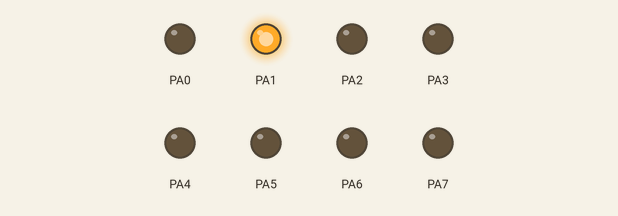
A program run on a simulated ATmega128, built with avr-gcc and emulated at 16 MHz. On the bench: output pins drawn as LEDs (lit = HIGH).

Above: at 0.25 s.
At 0.9 s:
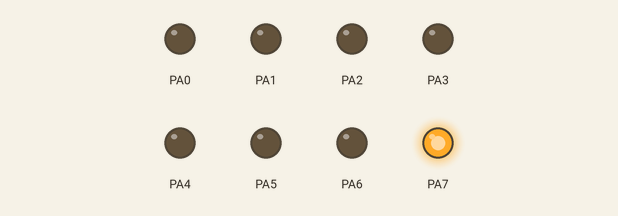
At 1.7 s:
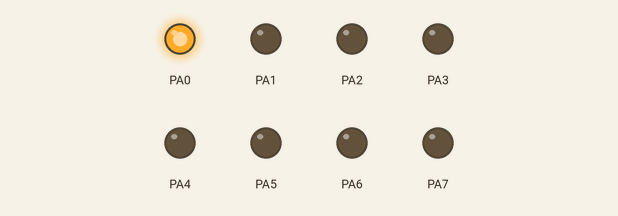
At 2.75 s:
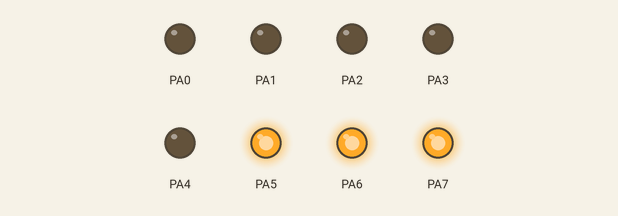
At 3.9 s:
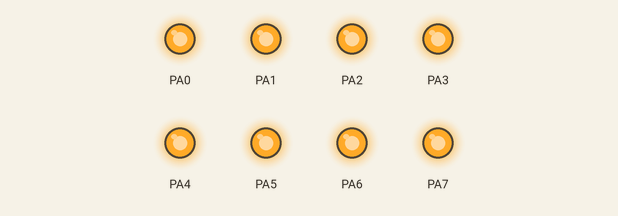
At 4.7 s:
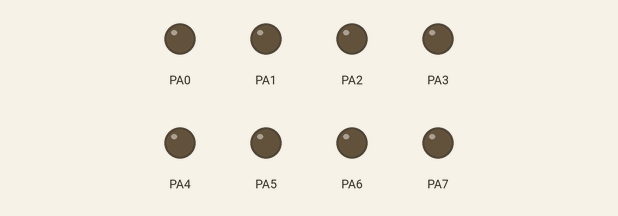
Timing chart, 0 to 6.2 s (numbered marks = the images above):
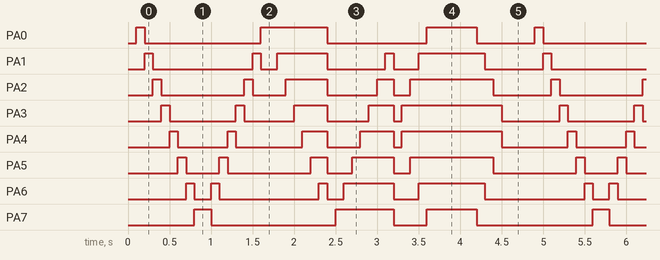

The program:

main.c
```c
/*
 * 03.TIMER_CONTROL.c
 *
 * Created: 2026-06-15 오전 11:36:39
 * Author : kccistc
 */

#define F_CPU 16000000UL
#include <avr/io.h>
#include <util/delay.h>
#include <avr/interrupt.h>	// sei, cli 등등 함수 내장.

extern void led_all_off(void);
extern void led_all_on(void);
extern int led_main(void);

volatile uint32_t msec_count = 0;	// volatile 최적화 방지

// interrupt는 main 함수 위에 배치하는 것
/*
ISR (interrupt service routine) : 인터럽트 처리 함수 ISR로 시작
TIMER0_OVF_vect : Timer 0 overflow INT 가 발생이 되면, 이곳으로 진입함.
250개의 PULSE를 COUNT(1MS)하면 이곳으로 자동 진입한다.
ISR은 가능한 짧게 작성한다.
*/
ISR(TIMER0_OVF_vect)
{
	TCNT0 = 6;	// TCNT0 6~256: 250개 pulse count 하기 위해
	msec_count++;	// 1ms count

}

int main(void)
{
	// want to do : 500ms 주기로 바뀌도록 하기

	init_timer0();
	init_led();

	led_main();

    while (1)
    {

    }
}

/*
1. timer0을 초기화 한다.
   AVR에서 8bit timer 0 / 2 중에서 0번을 초기화 한다.
   임베디드에서 가장 신경을 써야 할 부분이 초기화 하는 부분. ☆
   초기화가 잘못되면, 이후 과정이 꼬이니까
2. 8bit가지고 1ms를 측정하는 timer/counter를 만들고자 한다.
 2-1. 분주비를 설정 (64분주)
      : 기존에 n번만큼 진동하고, 이어서 반응함. 그런데 그걸 k분주만큼 진동해야, 1회 반응 하는도록 하는 것이 분주
	    > 16MHz / 64 = 250,000Hz
 2-2. 1주기가 잡아먹는 시간을 계산
	    > T = 1 / f = 1 / 250,000 = 0.000004 sec = 4 us = 0.004ms
 2-3. 8bit로 카운트 하는 시간을 계산
 	    > 8 bit timer overflow : 256이 되는 순간 overflow
		> 0.04ms * 256개 ==> 0.001024 sec = 1024 us (1.024ms)
		> 0.04ms * 250개 ==> 0.001sec (1ms)

> 256 / 16MHz * 64 이거 아냐? 맞는데.. 과정을 그냥 나열한거구나..
*/
init_timer0(void)
{
	TCNT0 = 6;	// TCNT0 0~256 : 250개 pulse count 위해

	TCCR0 &= ~(1 << CS02 | 1 << CS01 | 1 << CS00);	// 0분주
	TCCR0 |= 1 << CS02 | 0 << CS01 | 0 << CS00;	// 64분주

	TIMSK |= 1 << TOIE0;	// TIMER0 Overflow INT
	sei();	// 전역(대문)
}
```

led.c
```c
/*
 * led.c
 *
 * Created: 2026-06-10 오후 3:10:22
 *  Author: user
 */

#include "led.h"
int led_main(void);
void init_led(void);
void led_all_on(void);
void led_all_off(void);
void led_shift_left_on(void);
void led_shift_right_on(void);
void led_shift_left_keep_on(void);
void led_shift_right_keep_on(void);
void led_flower_on(void);
void led_flower_off(void);

extern volatile uint32_t msec_count;	// 외부에서 가져온다.

#define FUNC_NUM 6
int func_state=0;
void (*fp[])(void) ={
	led_shift_left_on,	// func_state=0
	led_shift_right_on,
	led_shift_left_keep_on,
	led_shift_right_keep_on,
	led_flower_on,
	led_flower_off // func_state=5
};

int led_main(void)
{
	uint8_t led_toggle = 0;

	led_all_off();

	while(1)
	{
#if 0
		if(msec_count >= 500)
		{
			msec_count=0;
			led_toggle = !led_toggle;
			if(led_toggle)
				led_all_on();
			else led_all_off();
		}

#else

		fp[func_state]();


#endif

	}

	return 0;
}

void init_led(void)
{
	DDRA=0xff;  // PORTA 를 출력 모드로 설정
	PORTA=0x00;  // PORTA에 물려있는 led를 all off
}

void led_all_on(void)
{
	PORTA=0xff;
}

void led_all_off(void)
{
	PORTA=0x00;
}

void led_shift_left_on(void)
{
#if 1

	static int i = 0;

	if(msec_count >= 100)
	{
		msec_count=0;
		*(unsigned char *) 0x3B = 1 << i;	// PORTB : 0x3B
		if((i = (i+1) % 8 ) == 0)
			func_state = (func_state + 1) % FUNC_NUM;	// 다음 실행할 func으로 jmp

	}

#endif

#if 0

	for(int i = 0 ; i < 8 ; i++)
	{
		//PORTA = (1 << i);
		*(unsigned char *) 0x3b = 0x01 << i;
		_delay_ms(30);	// 240ms
	}

#endif
}

void led_shift_right_on(void)
{

#if 1

	static int i = 0;

	if(msec_count >= 100)
	{
		msec_count=0;
		*(unsigned char *)0x3B = 0x80 >> i;
		if( (i = (i + 1) % 8) == 0)
			func_state = (func_state + 1 ) % FUNC_NUM;
	}


#endif

#if 0

	static int i = 0;

	*(unsigned char *) 0x3b = 0x80 >> i;
	// for로 하면, 240ms동안은 다른 작업 못해.
	// 이를 막고자 함수 하나를 계속 호출해서, 다른 작업 들어올 때, 바뀌도록 수정 한 것.
	// 하지만 이거도 30ms라는 병목 시간 존재. > 차후 수정 작업 (과제)
	_delay_ms(30);

	i = (i + 1) % 8;

#endif
#if 0

	for(int i = 0 ; i < 8; i++)
	{
		//PORTA 의 주소 0x3b
		//PORTA = 1 << 7; // 10000000
		//PORTA = (PORTA >> i);

		*(unsigned char *)0x3b = 0x80 >> i;
		_delay_ms(30);
	}

#endif
}

void led_shift_left_keep_on(void)
{

#if 1

	static int i = 0;

	if(msec_count >= 100)
	{
		msec_count=0;
		*(unsigned char *) 0x3B |= 1 << i;	// PORTB : 0x3B
		if((i = (i+1) % 8 ) == 0)
			{
				led_all_off();
				func_state = (func_state + 1) % FUNC_NUM;	// 다음 실행할 func으로 jmp
			}
	}

#endif

#if 0

	static int i = 0;

	*(unsigned char *)0x3b |= (0X01 << i);
	_delay_ms(30);

	if(i==7) led_all_off();
	i = (i + 1) % 8;

#endif

#if 0
	for(int i = 0 ; i < 8 ; i++)	// 마지막에 전부 0으로 하는걸 넣어주는 게 필요..
	{
		PORTA ^= (1 << i);	// 이걸.. PORTA |= (0x01 << i); 이렇게도 가능하다..
		_delay_ms(30);
		if(i==7)	led_all_off();
	}

#endif

}

void led_shift_right_keep_on(void)
{

#if 1

	static int i = 0;

	if(msec_count >= 100)
	{
		msec_count=0;
		*(unsigned char *) 0x3B |= (0x80 >> i);	// PORTB : 0x3B
		if((i = (i+1) % 8 ) == 0)
			{
				led_all_off();
				func_state = (func_state + 1) % FUNC_NUM;	// 다음 실행할 func으로 jmp
			}
	}

#endif


#if 0

	static int i = 0;

	*(unsigned char *)0x3b |= (0x80 >> i);
	_delay_ms(30);

	if(i == 7)	led_all_off();
	i = (i+1)%8;

#endif

#if 0

	PORTA = 0;
	for(int i = 7 ; i >= 0; i--)
	{
		PORTA ^= (1 << i);
		_delay_ms(30);
	}

	/*
	for(int i = 0 ; i < 8 ; i++)
	{
		PORTA |= (0x80 >> 1);  // 이런 식도 가능.
		// 1000 0000 을 그냥 한쪽씩 밀면 되는 거니까.. → 훨씬 간단하고 직관..
	}
	*/
#endif
}

void led_flower_on(void)
{

#if 1

	static int i = 0;

	if(msec_count >= 100)
	{
		msec_count=0;
		*(unsigned char *)0x3b |= ((0x18) << i) | ((0x18) >> i);
		if((i = (i+1) % 8 ) == 0)
			func_state = (func_state + 1) % FUNC_NUM;	// 다음 실행할 func으로 jmp

	}

#endif

#if 0

	static int i = 0;
	*(unsigned char *)0x3b |= ((0x18) << i) | ((0x18) >> i);
	_delay_ms(30);

	if(i == 4)  led_all_off();
	i = (i + 1) % 5;

#endif


#if 0

	PORTA = 0x18; // 00011000
	for(int i = 0 ; i < 5; i++)
	{
		_delay_ms(30);
		PORTA = (PORTA << 1 | PORTA >> 1);
		// PORTA |= (0x18) << i | (0x18 >> i);
		// _delay_ms(30);

	}
	// PORTA = 0x18;
#endif
}

void led_flower_off(void)
{

#if 1

	static int i = 0;

	if(msec_count >= 100)
	{
		msec_count=0;
		*(unsigned char *) 0x3b = (0xff << i) & (0xff >> i);
		if((i = (i+1) % 8 ) == 0)
			func_state = (func_state + 1) % FUNC_NUM;	// 다음 실행할 func으로 jmp

	}

#endif


#if 0

	static int i = 0;
	_delay_ms(30);

	*(unsigned char *) 0x3b = (0xff << i) & (0xff >> i);

	if(i == 5)	led_all_on();
	i = (i + 1) % 6;

#endif

#if 0

	PORTA = 0xff;
	for(int i = 0 ; i < 5 ; i++)
	{
		_delay_ms(300);
		PORTA = (PORTA >> 1) & (PORTA << 1);
		// PORTA &= ~(0x01 << i);
		// PORTA &= ~(0x01 >> (7 - i));
	}
#endif
}
```

led.h
```c
/*
 * led.h
 *
 * Created: 2026-06-10 오후 3:09:22
 *  Author: user
 */


#ifndef LED_H_
#define LED_H_
#define F_CPU 16000000UL  // 16MHz
#include <avr/io.h>  // PORTA PORTB PORTD... IO관련 reg가 들어 있다.
#include <util/delay.h>  // _delay_ms _delay_us 등

#endif /* LED_H_ */
```

Measured:
- by itself, PA0: repeats every 4.8 s: LOW 1.4 s, HIGH 0.80 s, LOW 1.2 s, HIGH 0.60 s, LOW 0.70 s, HIGH 0.10 s
- by itself, PA7: repeats every 4.8 s: LOW 1.5 s, HIGH 0.70 s, LOW 0.40 s, HIGH 0.60 s, LOW 1.4 s, HIGH 0.20 s
- by itself, PA5: repeats every 4.8 s: LOW 0.40 s, HIGH 0.10 s, LOW 1.0 s, HIGH 0.20 s, LOW 0.30 s, HIGH 0.50 s, LOW 0.20 s, HIGH 1.0 s, LOW 1.0 s, HIGH 0.10 s
- by itself, PA2: repeats every 4.8 s: LOW 1.0 s, HIGH 0.10 s, LOW 0.40 s, HIGH 0.50 s, LOW 0.60 s, HIGH 0.20 s, LOW 0.20 s, HIGH 1.0 s, LOW 0.70 s, HIGH 0.10 s
